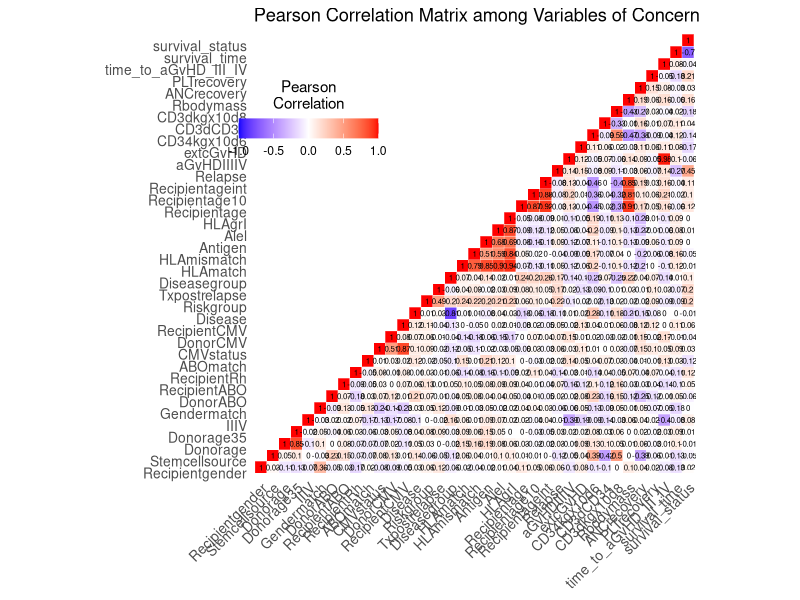
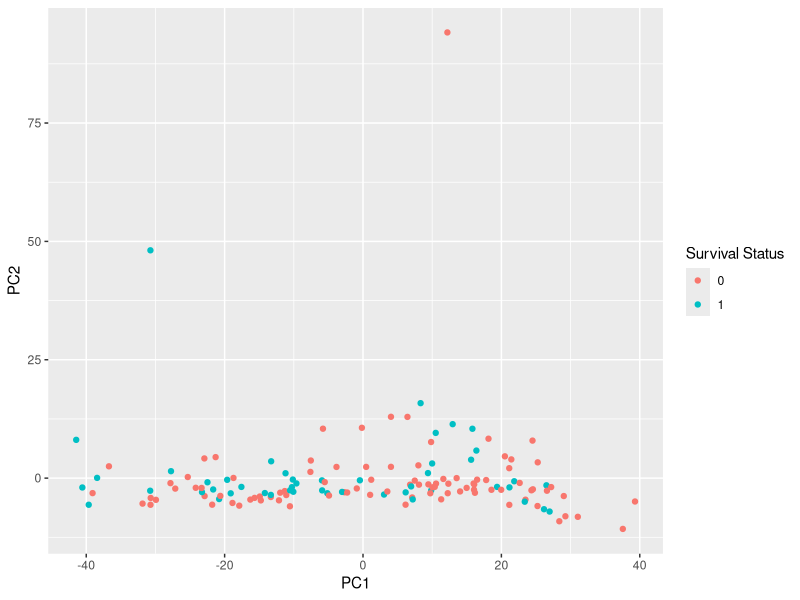
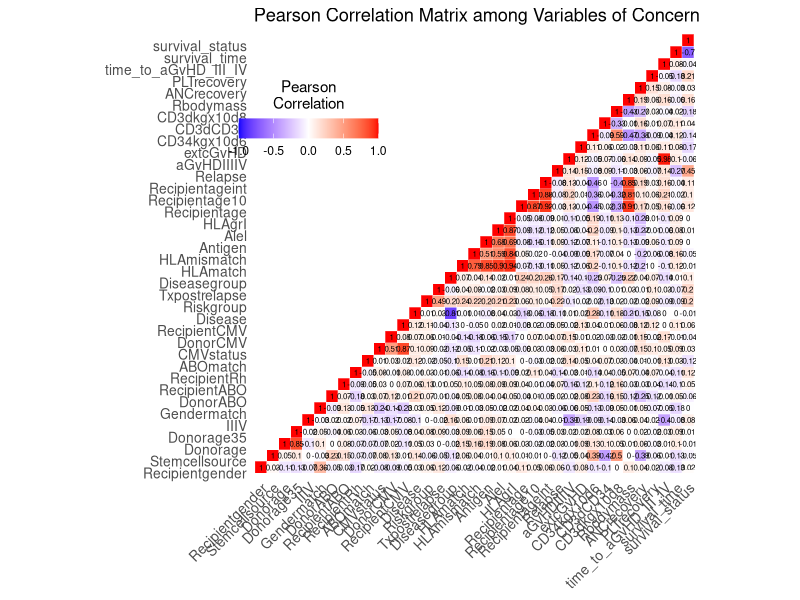
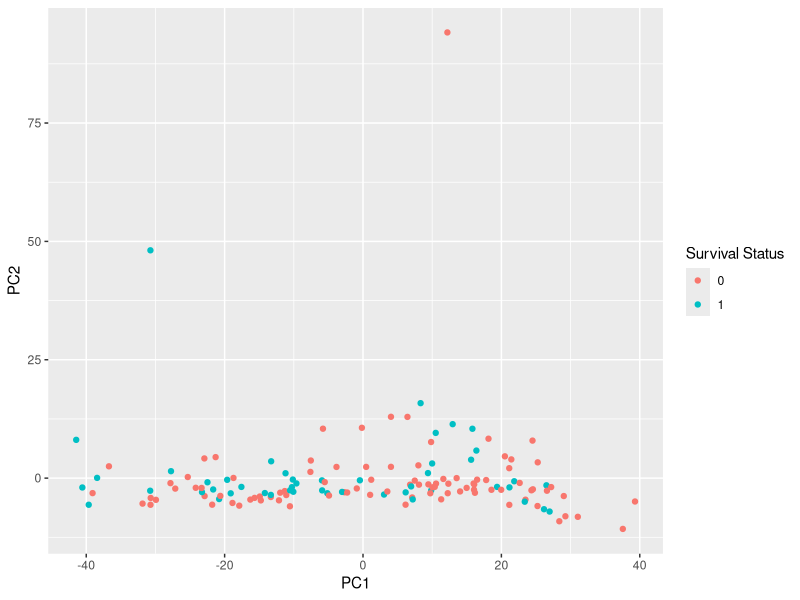

Write the R code that produced these figures, in order.
## Set up Library
library(tidyverse)
library(reshape2)
library(ggplot2)

## Read in the Data Set
data <- read.csv("bone-marrow.csv")
data$Disease <- as.numeric(as.factor(data$Disease))

## Correlation Matrix For covariates

get_upper_tri <- function(cormat){
  cormat[lower.tri(cormat)]<- NA
  return(cormat)
}
reorder_cormat <- function(cormat){
  # Use correlation between variables as distance
  dd <- as.dist((1-cormat)/2)
  hc <- hclust(dd)
  cormat <-cormat[hc$order, hc$order]
}


plot_corr <- function(corr_1,dataname){
  #corr_1 = reorder_cormat(corr_1)
  upper_tri = get_upper_tri(corr_1)
  
  tri_cormat <- melt(upper_tri, na.rm = TRUE)
  tri_cormat$rvalue = round(tri_cormat$value,2)
  
  ggplot(data = tri_cormat, aes(Var2, Var1, fill = value))+
    geom_tile(color = "white")+
    scale_fill_gradient2(low = "blue", high = "red", mid = "white", 
                         midpoint = 0, limit = c(-1,1), space = "Lab", 
                         name="Pearson\nCorrelation") +
    theme_minimal()+ 
    theme(axis.text.x = element_text(angle = 45, vjust = 1, 
                                     size = 10, hjust = 1),
          axis.text.y = element_text(size = 10,hjust = 1, vjust = 1))+
    coord_fixed()+
    ggtitle(dataname)+
    geom_text(aes(Var2, Var1, label = rvalue), color = "black", size = 2) +
    theme(
      axis.title.x = element_blank(),
      axis.title.y = element_blank(),
      panel.grid.major = element_blank(),
      panel.border = element_blank(),
      panel.background = element_blank(),
      axis.ticks = element_blank(),
      legend.justification = c(1, 0),
      legend.position = c(0.3, 0.7),
      legend.direction = "horizontal")+
    guides(fill = guide_colorbar(barwidth = 7, barheight = 1,
                                 title.position = "top", title.hjust = 0.5))
}

corr_all = cor(data,use = "complete.obs")
corr_all = round(corr_all,4)
plot_corr(corr_all,'Pearson Correlation Matrix among Variables of Concern')

ggsave('figures/Plot_Cor.png',width = 10,height = 10)



## Dimension Reduction By PCA
data_complete = data[complete.cases(data),]
pca <- prcomp(data_complete[,1:32])
pca
summary(pca)

ggplot(pca$x %>% as_tibble() %>% select(PC1, PC2), aes(PC1, PC2)) + 
  geom_point(aes(col = as.factor(data_complete$survival_status))) +
  labs(col="Survival Status")

ggsave('figures/Plot_PCA.png',width = 8,height = 6)




